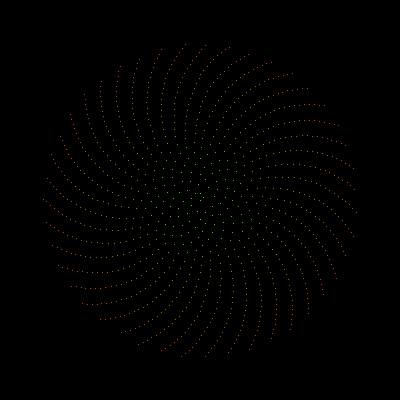
Frame 1 (no input)
Frame 2 (the mouse pressed at the canvas centre, redrawn once): identical to frame 1, image omitted

The Processing sketch that drew this single still picture (run headless with seeded random() and noise(); the mouse was pressed at the canvas centre and the sketch redrawn once):

// Processing sketch: processing_97380
// ── processing_97380.pde

/*
Fermat's Spiral

The location of the nth point in polar coordinates:
  r = c*sqrt(n)
  phi = n*a
  where c and a are constants chosen by the user.

LEFT/RIGHT ARROW    = -/+ divergence angle (a)  
DOWN/UP ARROW       = -/+ scaling factor (c)
Z/X                 = -/+ number of points (N)
SPACE               = reset default values
*/

float a = 137.5;     // divergence angle
float c = 5.0;       // scaling factor
int N = 1000;        // number of dots

void setup() {
  size(400,400);
  noLoop();
}


void draw() {
  print("c = " + c + "   a = " + a + "   N = " + N + "\n");
  background(0);
  float r, phi;                                      // polar coordinates
  int j, i;                                          // row, column coordinates 
    
  loadPixels();
  for (int n=0; n<N; n++) {
      phi = n*a;                                     // calculate phi and r for nth point
      r = c*sqrt(1.0*n);
      j = int( r*cos(phi) ) + width/2;               // convert polar coords to row/column
      i = int( r*sin(phi) ) + height/2;
      if ( (0<=i)&&(0<=j)&&(i<width)&&(j<height) ) {
        pixels[j + i*width] = color( int(255*2*r/width), int(255 - 255*2*r/width), 0 );
      }    
  }
  updatePixels();
}

void keyPressed() {
  if (key == CODED) {
    if (keyCode == UP)     { c = c + 0.1; }
    if (keyCode == DOWN)   { c = c - 0.1; }
    if (keyCode == LEFT)   { a = a - 0.1; }
    if (keyCode == RIGHT)  { a = a + 0.1; }
  }
  if (((key=='z')||(key=='Z'))&&(N>0)) { N = N - 50; }
  if ((key=='x')||(key=='X'))          { N = N + 50; }
  if (key == ' ')         { c=5.0; a=137.5; N=1000;} 
  redraw();
}
  
  
